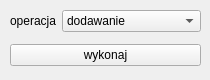
     <widget class="QWidget" name="dzialaniaDwSygnaloweTab">
      <attribute name="title">
       <string>dwu-sygnalowe</string>
      </attribute>
      <widget class="QWidget" name="formLayoutWidget_3">
       <property name="geometry">
        <rect>
         <x>10</x>
         <y>10</y>
         <width>191</width>
         <height>22</height>
        </rect>
       </property>
       <layout class="QFormLayout" name="dzialaniaDwuLayout">
        <property name="verticalSpacing">
         <number>15</number>
        </property>
        <item row="0" column="0">
         <widget class="QLabel" name="operacjaDwuLabel">
          <property name="text">
           <string>operacja</string>
          </property>
          <property name="buddy">
           <cstring>operacjaDwuComboBox</cstring>
          </property>
         </widget>
        </item>
        <item row="0" column="1">
         <widget class="QComboBox" name="operacjaDwuComboBox">
          <item>
           <property name="text">
            <string>dodawanie</string>
           </property>
          </item>
          <item>
           <property name="text">
            <string>odejmowanie</string>
           </property>
          </item>
          <item>
           <property name="text">
            <string>mnożenie</string>
           </property>
          </item>
          <item>
           <property name="text">
            <string>dzielenie</string>
           </property>
          </item>
          <item>
           <property name="text">
            <string>splot</string>
           </property>
          </item>
          <item>
           <property name="text">
            <string>korelacja</string>
           </property>
          </item>
         </widget>
        </item>
       </layout>
      </widget>
      <widget class="QWidget" name="verticalLayoutWidget">
       <property name="geometry">
        <rect>
         <x>10</x>
         <y>40</y>
         <width>191</width>
         <height>31</height>
        </rect>
       </property>
       <layout class="QVBoxLayout" name="dzialaniaDwuWykonajLayout">
        <item>
         <widget class="QPushButton" name="dzialaniaDwuWykonajButton">
          <property name="text">
           <string>wykonaj</string>
          </property>
         </widget>
        </item>
       </layout>
      </widget>
     </widget>
